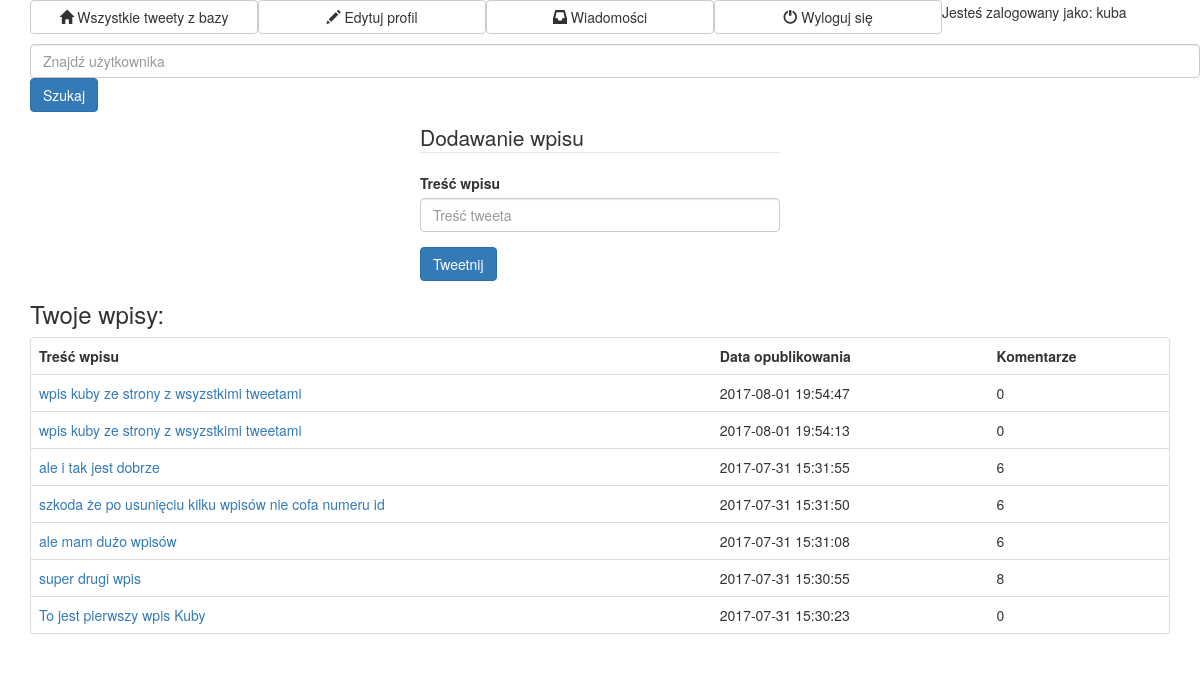
The app's page /profiles/user_profile.php (signed in) with its own data.
### tables this page shows
CREATE TABLE `Tweets` (
  `id` int(11) NOT NULL AUTO_INCREMENT,
  `user_id` int(11) NOT NULL,
  `text` text NOT NULL,
  `date` datetime DEFAULT CURRENT_TIMESTAMP,
  `username` varchar(255) NOT NULL,
  PRIMARY KEY (`id`),
  KEY `user_id` (`user_id`),
  CONSTRAINT `Tweets_ibfk_1` FOREIGN KEY (`user_id`) REFERENCES `Users` (`id`)
);

### src/Tweet.php (called while the page is built, shortened)
<?php
class Tweet {
    private $id;
    private $text;
    private $creationDate;
    public function __construct() {
        $this->id = -1;
        $this->text = '';
        $this->creationDate = date("d-m-Y H:i:s");
    }
    public function getId() {
        return $this->id;
    }
    public function getText() {
        return $this->text;
    }
    public function getCreationTime() {
        return $this->creationDate;
    }
    static public function loadTweetsByUserId(PDO $conn, $userId) {
        $ret = [];
        $stmt = $conn->prepare('SELECT * FROM Tweets WHERE user_id=:user_id ORDER BY `date` DESC');
        $stmt->execute(['user_id' => $userId]);
        $result = $stmt->fetchAll(PDO::FETCH_ASSOC);
        if ($result !== false && $stmt->rowCount() > 0) {
            foreach ($result as $row) {
                $loadedTweet = new Tweet();
                $loadedTweet->id = $row['id'];
                $loadedTweet->userId = $row['user_id'];
                $loadedTweet->text = $row['text'];
                $loadedTweet->creationDate = $row['date'];
                $loadedTweet->username = $row['username'];
                $ret[] = $loadedTweet;
            }
            return $ret;
        }
        return null;
    }
}

### src/Comment.php (called while the page is built, shortened)
<?php
class Comment {
    static public function loadCommentsByTweetId(PDO $conn, $tweetId) {
        $ret = [];
        $stmt = $conn->prepare('SELECT * FROM Comments WHERE tweet_id=:tweet_id ORDER BY `date` DESC');
        $stmt->execute(['tweet_id' => $tweetId]);
        $result = $stmt->fetchAll(PDO::FETCH_ASSOC);
        if ($result !== false && $stmt->rowCount() > 0) {
            foreach ($result as $row) {
                $loadedComment = new Comment();
                $loadedComment->id = $row['id'];
                $loadedComment->tweetId = $row['tweet_id'];
                $loadedComment->userId = $row['user_id'];
                $loadedComment->text = $row['text'];
                $loadedComment->creationDate = $row['date'];
                $loadedComment->username = $row['username'];
                $ret[] = $loadedComment;
            }
            return $ret;
        }
        return null;
    }
}

### profiles/my_profile.php (the view, shortened to what this page needs)
<?php
include '../config.php';
include '../src/Tweet.php';
include '../src/Comment.php';
?>
<!doctype html>
<html lang="en">
    <head>
        <link rel="stylesheet" media="screen" href="https://maxcdn.bootstrapcdn.com/bootstrap/3.3.6/css/bootstrap.min.css">
    </head>
    <body>
        <div class="container">
            <div class="btn-group btn-group-justified" role="group" aria-label="...">
                <div class="btn-group" role="group">
                    <a href="../all_tweets.php"><button type="button" class="btn btn-default"><div class="glyphicon glyphicon-home"></div> Wszystkie tweety z bazy</button></a>
                </div>
                <div class="btn-group" role="group">
                    <a href="../register_edit/edit_user.php"><button type="button" class="btn btn-default"><div class="glyphicon glyphicon-pencil"></div> Edytuj profil</button></a>
                </div>
                <div class="btn-group" role="group">
                    <a href="../messages/messages.php"><button type="button" class="btn btn-default"><div class="glyphicon glyphicon-inbox"></div> Wiadomości</button></a>
                </div>
                <div class="btn-group" role="group">
                    <a href="../login.php?logout"><button type="button" class="btn btn-default"><div class="glyphicon glyphicon-off"></div> Wyloguj się</button></a>
                </div>
                <div class="btn-group" role="group">
                    <p>Jesteś zalogowany jako: <?php echo $_SESSION['username']; ?></p>
                </div>
            </div>
        </div>
        <div class="container">
            <div class="btn-group" role="group">
                <p><?php include '../search_form.php'; ?></p>
            </div>
        </div>
        <div class="container">
            <div class="row">
                <div class="col-xs-4 col-sm-4 col-md-4 col-lg-4">
                </div>
                <div class="col-xs-4 col-sm-4 col-md-4 col-lg-4">
                    <form action="" method="post" role="form">
                        <legend>Dodawanie wpisu</legend>
                        <div class="form-group">
                            <label for="">Treść wpisu</label>
                            <input type="text" class="form-control" name="userTweet" id="userTweet" maxlength="140" placeholder="Treść tweeta"
                                   value="">
                        </div>
                        <button type="submit" name="newTweet" class="btn btn-primary">Tweetnij</button>
                    </form>
                </div>
                <div class="col-xs-4 col-sm-4 col-md-4 col-lg-4">
                </div>
            </div>
        </div>
        <div class="container">
            <h3>
                Twoje wpisy:
            </h3>
        </div>
        <div class="container">
            <div class="panel panel-default">
                <table class = "table">
                    <?php
                    $result = Tweet::loadTweetsByUserId($conn, $_SESSION['id']);
                    if (count($result) > 0) {
                        echo '<tr><th>Treść wpisu</th><th>Data opublikowania</th><th>Komentarze</th></tr>';
                        foreach ($result as $row) {
                            echo '<tr><td><a href="../tweet.php?tweetId=' . $row->getId() . '">' . $row->getText() . "</a></td><td>" . $row->getCreationTime() . "</td><td>" . count(Comment::loadCommentsByTweetId($conn, $row->getId())) . "</td></tr>";
                        }
                    } else {
                        echo "Brak wpisów<br>";
                    }
                    ?>
                </table>
            </div>
        </div>
    </body>
</html>

### profiles/user_profile.php (shortened to what this page needs)
<?php
if ($_SERVER['REQUEST_METHOD'] === 'GET') {
    if (isset($_GET['id'])) {
        $id = $_GET['id'];
    } else {
        $id = '';
    }
    $myId = $_SESSION['id'];
    if ($id == '' || $id == $myId) {
        include 'my_profile.php';
    } else {
        include 'other_profile.php';
    }
}

### search_form.php
<div class="container">
    <div class="row">
        <form action="" method="post" role="form">
            <input type="text" class="form-control" name="userName" id="userName" placeholder="Znajdź użytkownika" value="">
            <button type="submit" name="search" class="btn btn-primary">Szukaj</button>
        </form>
    </div>
</div>

### records on screen
tweets: text "wpis kuby ze strony z wsyzstkimi tweetami", date "2017-08-01 19:54:47", Id "0"
tweets: text "wpis kuby ze strony z wsyzstkimi tweetami", date "2017-08-01 19:54:13", Id "0"
tweets: text "ale i tak jest dobrze", date "2017-07-31 15:31:55", Id "6"
tweets: text "szkoda że po usunięciu kilku wpisów nie cofa numeru id", date "2017-07-31 15:31:50", Id "6"
tweets: text "ale mam dużo wpisów", date "2017-07-31 15:31:08", Id "6"
tweets: text "super drugi wpis", date "2017-07-31 15:30:55", Id "8"
tweets: text "To jest pierwszy wpis Kuby", date "2017-07-31 15:30:23", Id "0"

### other values on screen
$_SESSION['username'] "kuba"
